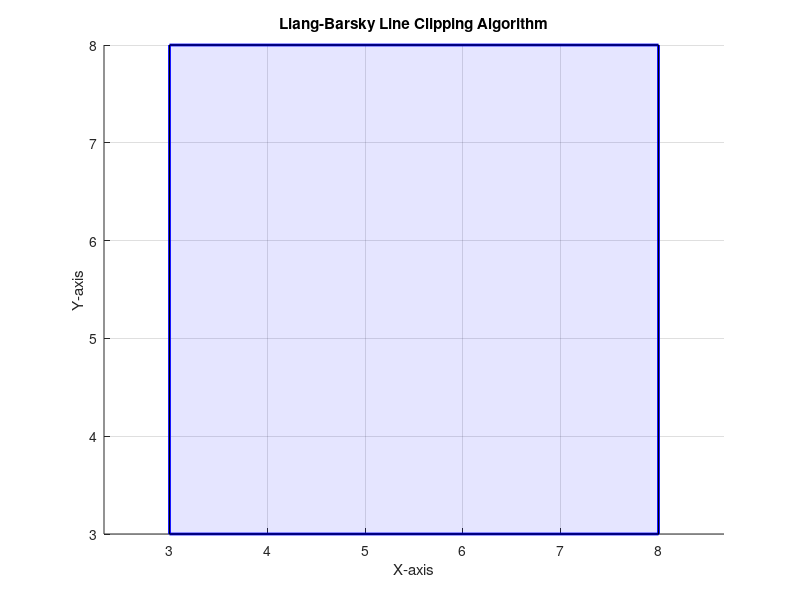

The MATLAB source for this figure: (Note: this script raises an error after producing the figure.)
clc; clear; close all;

XMIN = 3; YMIN = 3; XMAX = 8; YMAX = 8;

LINES = {[2, 2, 10, 10]; [1, 5, 10, 5]; [5, 1, 5, 10]; [9, 2, 9, 9]; [2, 9, 9, 2]};

function [ACCEPT, X1, Y1, X2, Y2] = liang_barsky_clip(X1, Y1, X2, Y2, XMIN, YMIN, XMAX, YMAX)
    DX = X2 - X1;
    DY = Y2 - Y1;
    P = [-DX, DX, -DY, DY];
    Q = [X1 - XMIN, XMAX - X1, Y1 - YMIN, YMAX - Y1];
    
    U1 = 0.0; U2 = 1.0;
    ACCEPT = true;
    
    for I = 1:4
        if P(I) == 0
            if Q(I) < 0
                ACCEPT = false;
                return;
            end
        else
            T = Q(I) / P(I);
            if P(I) < 0
                if T > U1
                    U1 = T;
                end
            else
                if T < U2
                    U2 = T;
                end
            end
        end
    end
    
    if U1 > U2
        ACCEPT = false;
        return;
    end
    
    NX1 = X1 + U1 * DX;
    NY1 = Y1 + U1 * DY;
    NX2 = X1 + U2 * DX;
    NY2 = Y1 + U2 * DY;
    
    X1 = NX1; Y1 = NY1;
    X2 = NX2; Y2 = NY2;
end

figure('Position', [100, 100, 800, 600]);
hold on; grid on; axis equal;
title('Liang-Barsky Line Clipping Algorithm');
xlabel('X-axis'); ylabel('Y-axis');

% Draw clipping window
plot([XMIN, XMAX, XMAX, XMIN, XMIN], [YMIN, YMIN, YMAX, YMAX, YMIN], 'b-', 'LineWidth', 2, 'DisplayName', 'Clip Window');
fill([XMIN, XMAX, XMAX, XMIN], [YMIN, YMIN, YMAX, YMAX], 'b', 'FaceAlpha', 0.1);

% Process each line
for I = 1:length(LINES)
    LINE = LINES{I};
    X1 = LINE(1); Y1 = LINE(2); X2 = LINE(3); Y2 = LINE(4);
    
    % Plot original line
    plot([X1, X2], [Y1, Y2], 'r--', 'LineWidth', 1.5, 'Color', [1, 0, 0, 0.5]);
    
    % Clip and plot
    [ACCEPT, CX1, CY1, CX2, CY2] = liang_barsky_clip(X1, Y1, X2, Y2, XMIN, YMIN, XMAX, YMAX);
    if ACCEPT
        plot([CX1, CX2], [CY1, CY2], 'g-', 'LineWidth', 2.5);
        
        % Mark endpoints
        plot(CX1, CY1, 'go', 'MarkerSize', 8, 'MarkerFaceColor', 'g');
        plot(CX2, CY2, 'go', 'MarkerSize', 8, 'MarkerFaceColor', 'g');
    end
end

xlim([0, 12]); ylim([0, 12]);
legend('Clip Window', 'Location', 'best');
title('Liang-Barsky Line Clipping Algorithm');
